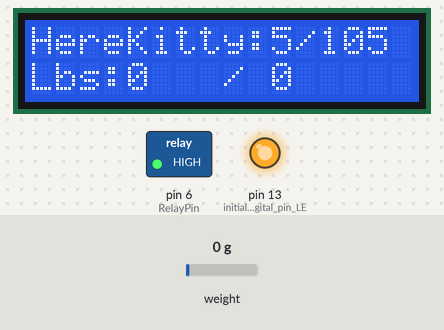
Bench run of a sketch on a simulated Arduino Uno, built with avr-gcc and run on an emulated ATmega328P. Shown: 16×2 character LCD, switched loads named in the sketch (green lamp = pin HIGH), output pins drawn as LEDs (lit = HIGH). Dashed ring = blinking. The test bench sets the inputs (shaded band); at power-on: weight on the scale 0 g.

Above: at 3.2 s.
3.3 s: weight on the scale set to 70 g
At 4.4 s:
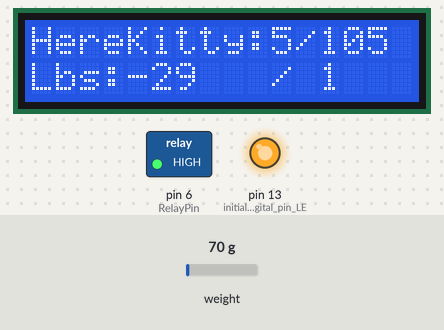
6.1 s: weight on the scale set to 84 g
At 7.0 s:
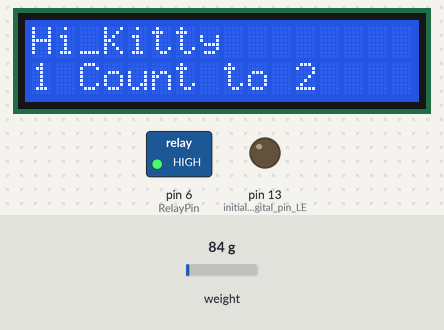
9.2 s: weight on the scale set to 283 g
11.2 s: weight on the scale set to 334 g
14.3 s: weight on the scale set to 303 g
At 15.61 s:
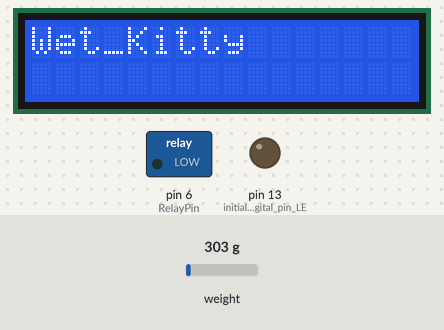
Timing chart, 0 to 18.4 s (numbered marks = the images above; inputs shaded):
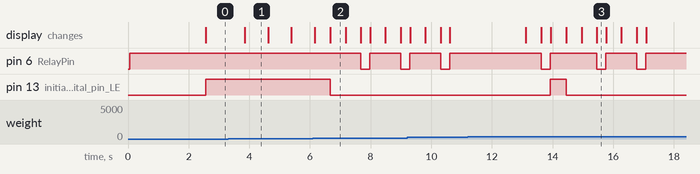

The sketch:

WetTheCatv4.0.ino
```cpp
/***********************************************************
  File name: WetTheCatv1.0.ino
  Description: The Relay will be turned on when the motion has been detected.
  v2.0 The Relay will be turned on when the cats weight has been detected
  v3.0 Added Zero on Positive Value two pounds less than low weight
  v4.0 Changed Weight Sensors added ADC
  Author: SPH
  Date: 2018/06/22
***********************************************************/

// HX711 circuit wiring
const int LOADCELL_DOUT_PIN = 3;
const int LOADCELL_SCK_PIN = 2;

signed int Weight;                // Final weight Value with mutiplier and offset
signed int rawWeight;             // Raw weight Value from ADC
signed int weightoffset = 0;      // Offset to bring pounds to zero
unsigned int SprayCount = 0;      // Spray Counter
const int SprayReset = 3;         //Spray Counter value to reset zero value

const float kFactor = -0.001;     // Multiplier to bring reading to pounds
const int poszero = 3;            // Positive weight value to apply zero function
const int negzero = -3;            // Negative weight value to apply zero function
const int lowweight = 5;         // Weight value to trigger event
const int highweight = 105;       // Weight value to not trigger event
const int triggercounter = 2;     // Weight trigger counter to delay spray event
const int spraytime = 300;        // Spary on time
unsigned int counter = 0;         // Spary delay counter
unsigned int zerocount = 0;       // zero dely counter
const int RelayPin = 6;           //Set the digital 6 to RelayPin

// include the library code:
#include <HX711.h>
HX711 scale;
#include <LiquidCrystal.h>
// initialize the library with the numbers of the interface pins
LiquidCrystal lcd(7, 8, 9, 10, 11, 12);
/*
   LCD RS pin to digital pin 7
   LCD Enable pin to digital pin 8
   LCD D4 pin to digital pin 9
   LCD D5 pin to digital pin 10
   LCD D6 pin to digital pin 11
   LCD D7 pin to digital pin 12
   LCD R/W pin to ground
   LCD VSS pin to ground
   LCD VCC pin to 5V
*/

void setup()
{
  // put your setup code here, to run once:
  scale.begin(LOADCELL_DOUT_PIN, LOADCELL_SCK_PIN);

  // set up the LCD's number of columns and rows:
  lcd.begin(16, 2);

  pinMode( RelayPin, OUTPUT);     //initialize the Relay pin as output 6
  pinMode (LED_BUILTIN, OUTPUT);  //initialize digital pin LED_BUILTIN as an output
  digitalWrite(RelayPin, HIGH);   //High Turns off pump
  rawWeight = (scale.read_average(20));
  weightoffset = (rawWeight);     // Zero weight value
}

void loop()
// put your main code here, to run repeatedly:
{
    rawWeight = (scale.read_average(5));
    Weight = ((rawWeight - weightoffset) * kFactor); // Add 1000 to keep value positive

//Needed for when dog drops bone on weight board
if (SprayCount >= SprayReset)                        //Zero weight value on spary reset
{
  rawWeight = (scale.read_average(20));
  weightoffset = (rawWeight);     // Zero weight value
  SprayCount = 0;                                    // Zero Spray Counter
}
//Needed for when dog drops picks up bone from weight board
//Addded delay for when dog jumps off board
// Added "or" to zero out floating positive value
if (Weight <= negzero or Weight >= poszero && Weight < lowweight)
{
  zerocount = (zerocount + 1);
  delay(250);
}
else // of (Weight < 1000)
{
  zerocount = (0);
}
  if (zerocount >= 5)
{
  rawWeight = (scale.read_average(20));
  weightoffset = (rawWeight);     // Zero weight value
}

if (counter >= triggercounter)    // Check for counter to turn on sprayer
{
  digitalWrite(RelayPin, LOW);    // Turns on spray relay
  lcd.clear();                    // Clears the LCD screen and positions the cursor in the upper-left corner
  lcd.setCursor(0, 0);
  lcd.print("Wet_Kitty");
  counter = 0;                     // Reset counter to zero
  SprayCount = (SprayCount + 1);   // Increment spary counter
  delay(spraytime);                // wait to turn off relay
  digitalWrite(RelayPin, HIGH);    // Turn Off Relay
}

if (Weight >= lowweight && Weight <= highweight)  // Add 1000 to keep value positive
{
  digitalWrite (LED_BUILTIN, LOW);  // turn the LED off
  lcd.clear();                      // Clears the LCD screen
  lcd.setCursor(0, 0);              // Positions the cursor in the upper-left corner
  lcd.print("Hi_Kitty");
  counter = (counter + 1);          // counter to run sprayer
  lcd.setCursor(0, 1);
  lcd.print(counter);
  lcd.print(" Count to ");
  lcd.print(triggercounter);         // print trigger counter value to LCD
  delay(1);                        // Delay loop to check for weight again
}
else // Else statement to print live values to LCD
{
  digitalWrite (LED_BUILTIN, HIGH);  //turn the LED ON
  digitalWrite(RelayPin, HIGH);
  lcd.clear();                      // Clears the LCD screen
  lcd.setCursor(0, 0);
  lcd.print("HereKitty:");
  lcd.print(lowweight);
  lcd.print("/");
  lcd.print(highweight);
  lcd.setCursor(0, 1);        // set the cursor to column 0, line 1 // (note: line 1 is the second row, since counting begins with 0)
  lcd.print("Lbs:");          // Print a message of "Pounds: "to the LCD.
  lcd.println(Weight);          // Print a weight value to the LCD.
  lcd.print(" / ");        // Print a message of "Pounds: "to the LCD.
  lcd.print(zerocount);      // Print spary counter value to the LCD

  counter = (0);
  delay(10);
}
}
```

Measured:
- the behaviour switches between 78 and 79 g on weight on the scale (found by bisection; images 1 and 2)
- after the input at 3.3 s, the display: changes after 0.55 s (image 1)
- after the input at 6.1 s, pin 6 (RelayPin): HIGH → LOW after 1.6 s, → HIGH 0.30 s later, → LOW 1.0 s later; pin 13 (initialize_digital_pin_LE): HIGH → LOW after 0.56 s; the display: first differs from a run without the input after 0.57 s (image 2)
- after the input at 14.3 s, pin 6 (RelayPin): alternates HIGH for 1.0 s and LOW for 0.30 s, starting after 1.2 s; pin 13 (initialize_digital_pin_LE): HIGH → LOW after 0.14 s; the display: first changes after 0.15 s (image 3 shows a later state)
- what the display in image 1 shows lasts 0.7 s, from 3.9 s to 4.6 s
- what the display in image 2 shows lasts 0.5 s, from 6.7 s to 7.2 s
